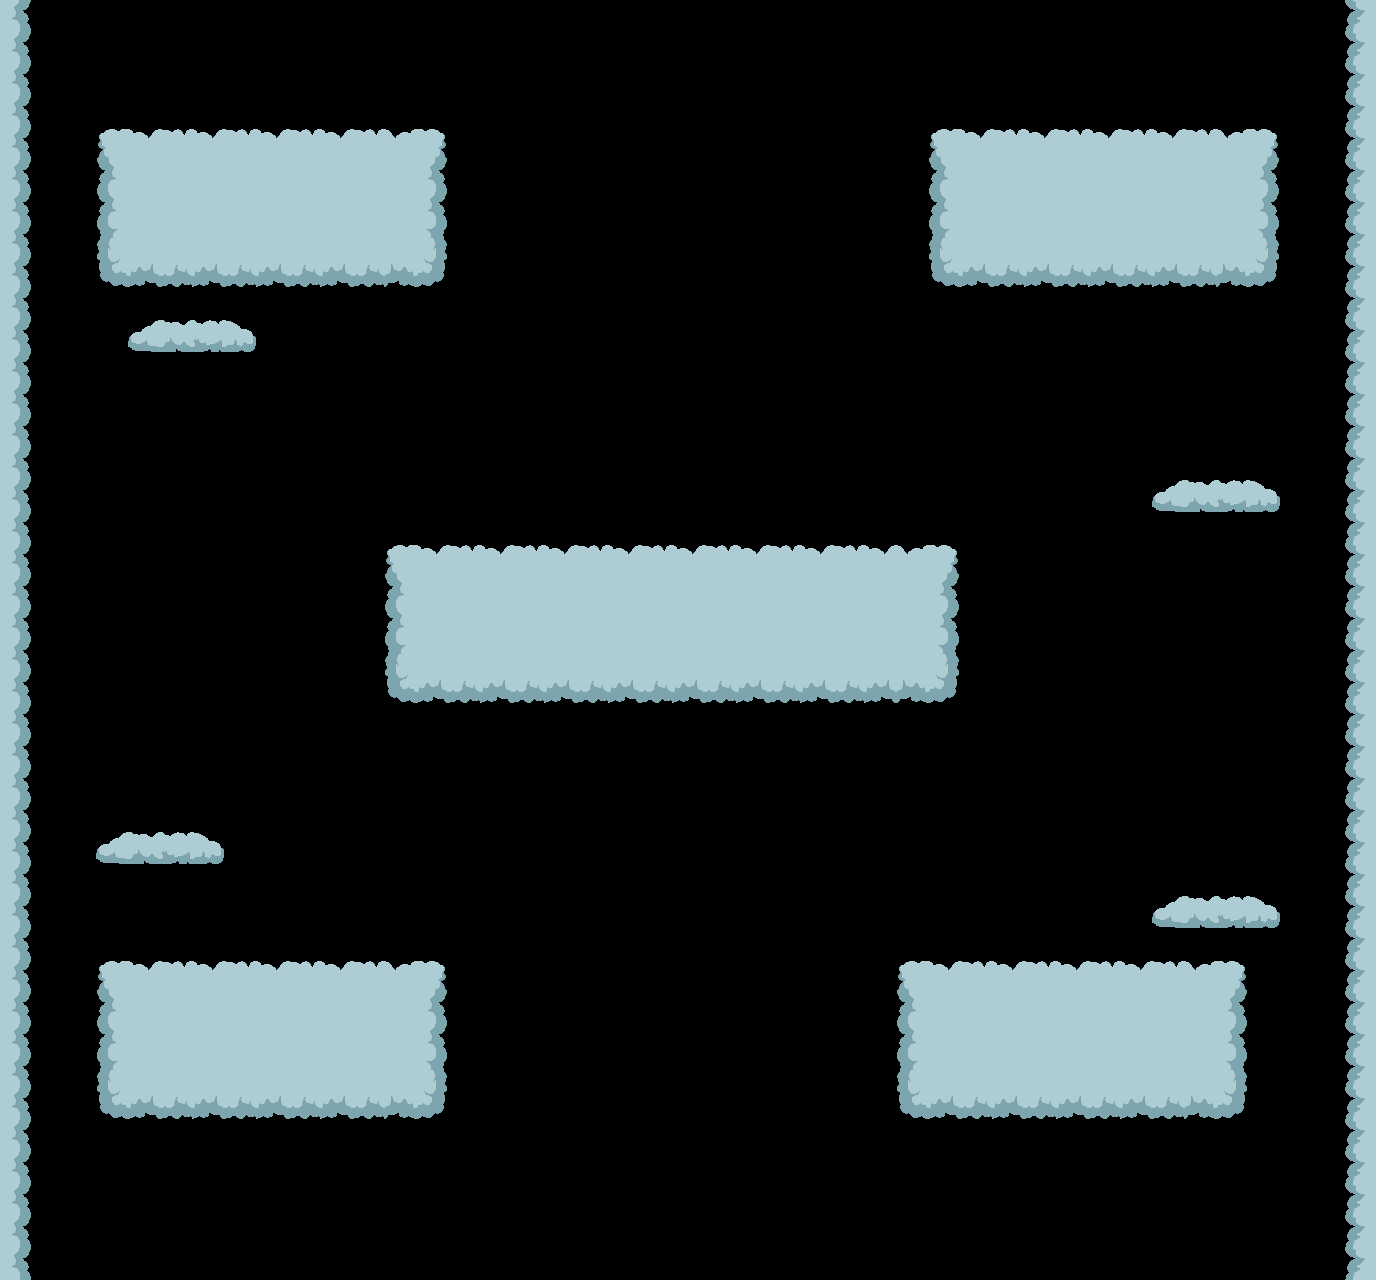

Tiled map render using the project's own tile images. Description and the map definition, with tile-layer contents summarised, below:
An orthogonal 43x40 tile map with 32x32 px tiles, 3 tile layers (Tile Layer 1, Tile Layer 3, Tile Layer 2), 4 tilesets and 1 object (FuelCan).

<map version="1.10" tiledversion="1.10.2" orientation="orthogonal" renderorder="right-down" width="43" height="40" tilewidth="32" tileheight="32" infinite="0" nextlayerid="6" nextobjectid="7">
 <tileset firstgid="1" name="clouds" tilewidth="32" tileheight="32" tilecount="36" columns="6">
  <image source="clouds.png" width="192" height="192" />
 </tileset>
 <tileset firstgid="37" name="cloud" tilewidth="32" tileheight="32" tilecount="5" columns="5">
  <image source="cloud.png" width="160" height="32" />
 </tileset>
 <tileset firstgid="42" name="jerrycan" tilewidth="96" tileheight="96" tilecount="1" columns="1">
  <image source="jerrycan.png" width="96" height="96" />
 </tileset>
 <tileset firstgid="43" name="Shield" tilewidth="96" tileheight="96" tilecount="1" columns="1">
  <image source="Shield.png" width="96" height="96" />
 </tileset>
 <layer id="1" name="Tile Layer 1" width="43" height="40">
  <data>[1720 cells, 80 non-empty, 2 distinct tile ids]</data>
 </layer>
 <layer id="4" name="Tile Layer 3" width="43" height="40">
  <data>[1720 cells, 326 non-empty, 15 distinct tile ids]</data>
 </layer>
 <objectgroup id="5" name="Object Layer 1">
  <object id="6" type="FuelCan" gid="42" x="622" y="253.333" width="96" height="96" />
 </objectgroup>
 <layer id="2" name="Tile Layer 2" width="43" height="40">
  <data>[1720 cells, 0 non-empty, 0 distinct tile ids]</data>
 </layer>
</map>
